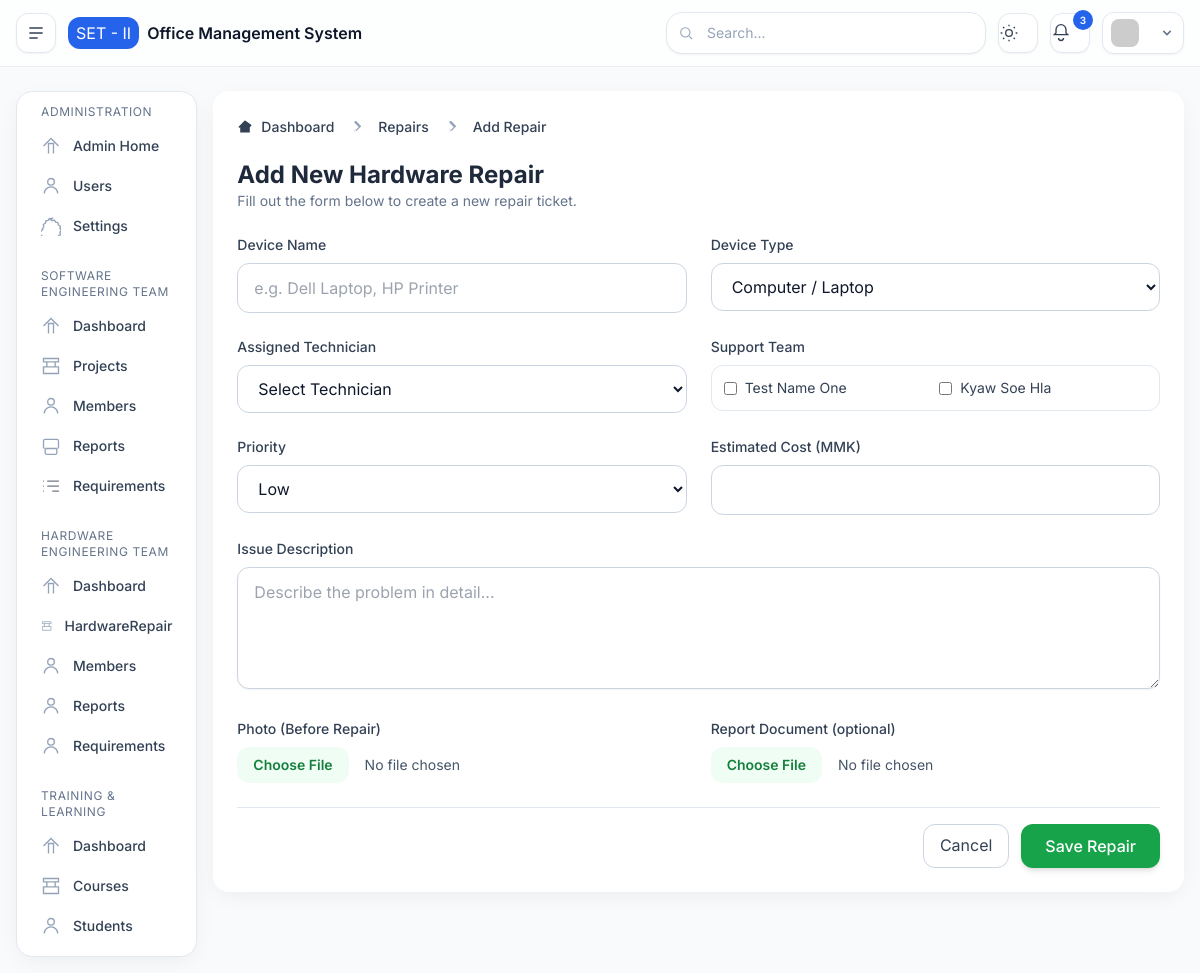
/het/repair/add/, run on the app's committed database.
### base/models.py (models this page shows, shortened)
class SystemSettings(models.Model):
    system_name = models.CharField(max_length=100, default="Engineering Management Dashboard")
    organization = models.CharField(max_length=100, default="Software Engineering Team II")
    email_notifications = models.BooleanField(default=True)
    system_warnings = models.BooleanField(default=True)
    weekly_reports = models.BooleanField(default=False)
    session_timeout = models.PositiveIntegerField(default=30)
    updated_at = models.DateTimeField(auto_now=True)

### het/models.py (models this page shows, shortened)
class Member(models.Model):
    GENDER_CHOICES = [
        ('male', 'Male'),
        ('female', 'Female'),
    ]
    RANK_CHOICES = [
        ('private', 'Private'),
        ('lance_corporal', 'Lance Corporal'),
        ('coporal', 'Coporal'),
        ('sergeant', 'Sergeant'),
        ('warrant_officer_class-1', 'Warrant Officer Class - I'),
        ('warrant_officer_class-2', 'Warrant Officer Class - II'),
        ('second Lieutenant', 'Second Lieutenant'),
        ('lieutenant', 'Lieutenant'),
        ('captain', 'Captain'),
        ('major', 'Major'),
        ('colonel', 'Colonel'),
        ('general', 'General'),
    ]
    DEPARTMENT_CHOICES = [
        ("SET", "Software Engineering Team"),
        ("HET", "Hardware Engineering Team"),
        ("TRAINING", "Training & Learning"),
    ]
    POSITION_CHOICES = [
        ("developer", "Developer"),
        ("designer", "UI/UX Designer"),
        ("mobile_developer", "Mobile Developer"),
        ("server_admin", "Server Administrator"),
        ("tester", "Tester"),
        ("manager", "Project Manager"),
        ("intern", "Intern"),
    ]
    id = models.UUIDField(primary_key=True, default=uuid.uuid4, editable=False)
    user = models.ForeignKey(
        CustomUser, on_delete=models.CASCADE,
        related_name="het_members", null=True, blank=True,
        help_text="If this member is linked to a user account"
    )
    department = models.CharField(max_length=30, choices=DEPARTMENT_CHOICES, editable=False, blank=True, null=True)
    gender = models.CharField(max_length=10, choices=GENDER_CHOICES, blank=True, null=True)
    birth_date = models.DateField(blank=True, null=True)
    rank = models.CharField(max_length=50, choices=RANK_CHOICES, blank=True, null=True)
    full_name = models.CharField(max_length=150)
    reg_no = models.CharField(max_length=10, unique=True)
    position = models.CharField(max_length=50, choices=POSITION_CHOICES)
    joined_date = models.DateField(auto_now_add=True)
    is_active = models.BooleanField(default=True)
    bio = models.TextField(blank=True, null=True)
    profile_photo = models.ImageField(
        upload_to="members/photos/", blank=True, null=True,
        help_text="Optional profile picture"
    )
    created_at = models.DateTimeField(auto_now_add=True)
    updated_at = models.DateTimeField(auto_now=True)
    class Meta:
        verbose_name = "HET Member"
        verbose_name_plural = "HET Members"
        ordering = ["-created_at"]

### het/views.py (the view, shortened to what this page needs)
# urls.py: path('repair/add/', views.addRepair, name='het.add-repair'),
def addRepair(request):
    context = {
        "members": Member.objects.all(),
        "device_types": HardwareRepair.DEVICE_TYPE_CHOICES,
        "priorities": HardwareRepair.PRIORITY_CHOICES,
    }
    return render(request, "pages/het/repairs/add-repair.html", context)

### templates/pages/het/repairs/add-repair.html (shortened to what this page needs)
{% extends 'layouts/main.html' %}
{% block content %}
<div class="bg-white p-6 rounded-2xl shadow-soft dark:bg-slate-900 max-w-12xl mx-auto">
  <nav class="flex mb-5" aria-label="Breadcrumb">
    <ol class="inline-flex items-center space-x-1 md:space-x-3">
      <li class="inline-flex items-center">
        <a href="{% url 'het.index' %}"
          class="inline-flex items-center text-sm font-medium text-slate-700 hover:text-green-600 dark:text-slate-300 dark:hover:text-green-400">
          <svg class="w-4 h-4 mr-2" fill="currentColor" viewBox="0 0 20 20">
            <path
              d="M10.707 2.293a1 1 0 00-1.414 0l-7 7a1 1 0 001.414 1.414L4 10.414V17h12v-6.586l2.293-2.293-1.414-1.414z" />
          </svg>
          Dashboard
        </a>
      </li>
      <li>
        <div class="flex items-center">
          <svg class="w-6 h-6 text-slate-400" fill="currentColor" viewBox="0 0 20 20">
            <path fill-rule="evenodd"
              d="M7.293 14.707a1 1 0 010-1.414L10.586 10 7.293 6.707a1 1 0 011.414-1.414l4 4-4 4-1.414-1.414z"
              clip-rule="evenodd" />
          </svg>
          <a href="{% url 'het.repairs' %}"
            class="ml-1 text-sm font-medium text-slate-700 hover:text-green-600 md:ml-2 dark:text-slate-300 dark:hover:text-green-400">
            Repairs
          </a>
        </div>
      </li>
      <li>
        <div class="flex items-center">
          <svg class="w-6 h-6 text-slate-400" fill="currentColor" viewBox="0 0 20 20">
            <path fill-rule="evenodd"
              d="M7.293 14.707a1 1 0 010-1.414L10.586 10 7.293 6.707a1 1 0 011.414-1.414l4 4-4 4-1.414-1.414z"
              clip-rule="evenodd" />
          </svg>
          <span class="ml-1 text-sm font-medium text-slate-700 md:ml-2 dark:text-slate-300">
            Add Repair
          </span>
        </div>
      </li>
    </ol>
  </nav>
  <div class="mb-6">
    <h2 class="text-2xl font-bold text-slate-800 dark:text-slate-200">Add New Hardware Repair</h2>
    <p class="text-slate-500 text-sm">Fill out the form below to create a new repair ticket.</p>
  </div>
  <form action="{% url 'het.add-repair' %}" method="post" enctype="multipart/form-data" class="space-y-6">
    <div class="grid grid-cols-1 sm:grid-cols-2 gap-6">
      <div>
        <label for="device_name" class="block text-sm font-medium text-slate-700 dark:text-slate-300">Device Name</label>
        <input type="text" id="device_name" name="device_name" required
          placeholder="e.g. Dell Laptop, HP Printer"
          class="mt-2 w-full rounded-xl border border-slate-300 dark:border-slate-700 bg-white dark:bg-slate-800 px-4 py-3 text-slate-900 dark:text-slate-100 focus:border-green-500 focus:ring-2 focus:ring-green-200 outline-none">
      </div>
      <div>
        <label for="device_type" class="block text-sm font-medium text-slate-700 dark:text-slate-300">Device Type</label>
        <select id="device_type" name="device_type"
          class="mt-2 w-full rounded-xl border border-slate-300 dark:border-slate-700 bg-white dark:bg-slate-800 px-4 py-3 text-slate-900 dark:text-slate-100 focus:border-green-500 focus:ring-2 focus:ring-green-200 outline-none">
          {% for value,label in device_types %}
          <option value="{{ value }}">{{ label }}</option>
          {% endfor %}
        </select>
      </div>
      <div>
        <label for="technician" class="block text-sm font-medium text-slate-700 dark:text-slate-300">Assigned Technician</label>
        <select id="technician" name="technician"
          class="mt-2 w-full rounded-xl border border-slate-300 dark:border-slate-700 bg-white dark:bg-slate-800 px-4 py-3 text-slate-900 dark:text-slate-100 focus:border-green-500 focus:ring-2 focus:ring-green-200 outline-none">
          <option value="">Select Technician</option>
        </select>
      </div>
      <div>
        <label class="block text-sm font-medium text-slate-700 dark:text-slate-300 mb-2">Support Team</label>
        <div class="grid sm:grid-cols-2 gap-2 max-h-40 overflow-y-auto border border-slate-200 dark:border-slate-700 p-3 rounded-xl">
          {% for m in members %}
          <label class="flex items-center space-x-2">
            <input type="checkbox" name="support_team" value="{{ m.id }}" class="rounded text-green-600 focus:ring-green-500">
            <span class="text-sm text-slate-700 dark:text-slate-300">{{ m.full_name }}</span>
          </label>
          {% endfor %}
        </div>
      </div>
      <div>
        <label for="priority" class="block text-sm font-medium text-slate-700 dark:text-slate-300">Priority</label>
        <select id="priority" name="priority"
          class="mt-2 w-full rounded-xl border border-slate-300 dark:border-slate-700 bg-white dark:bg-slate-800 px-4 py-3 text-slate-900 dark:text-slate-100 focus:border-green-500 focus:ring-2 focus:ring-green-200 outline-none">
          {% for value,label in priorities %}
          <option value="{{ value }}">{{ label }}</option>
          {% endfor %}
        </select>
      </div>
      <div>
        <label for="cost_estimate" class="block text-sm font-medium text-slate-700 dark:text-slate-300">Estimated Cost (MMK)</label>
        <input type="number" step="0.01" id="cost_estimate" name="cost_estimate"
          class="mt-2 w-full rounded-xl border border-slate-300 dark:border-slate-700 bg-white dark:bg-slate-800 px-4 py-3 text-slate-900 dark:text-slate-100 focus:border-green-500 focus:ring-2 focus:ring-green-200 outline-none">
      </div>
      <div class="sm:col-span-2">
        <label for="issue_description" class="block text-sm font-medium text-slate-700 dark:text-slate-300">Issue Description</label>
        <textarea id="issue_description" name="issue_description" rows="4" required
          placeholder="Describe the problem in detail..."
          class="mt-2 w-full rounded-xl border border-slate-300 dark:border-slate-700 bg-white dark:bg-slate-800 px-4 py-3 text-slate-900 dark:text-slate-100 shadow-sm focus:border-green-500 focus:ring-2 focus:ring-green-200 outline-none"></textarea>
      </div>
      <div>
        <label for="photo_before" class="block text-sm font-medium text-slate-700 dark:text-slate-300">Photo (Before Repair)</label>
        <input type="file" id="photo_before" name="photo_before" accept="image/*"
          class="mt-2 block w-full text-sm text-slate-600 dark:text-slate-300 file:mr-4 file:py-2 file:px-4 file:rounded-xl file:border-0 file:text-sm file:font-semibold file:bg-green-50 file:text-green-700 hover:file:bg-green-100 dark:file:bg-slate-800 dark:file:text-green-400">
      </div>
      <div>
        <label for="report_document" class="block text-sm font-medium text-slate-700 dark:text-slate-300">Report Document (optional)</label>
        <input type="file" id="report_document" name="report_document" accept=".pdf,.docx,.txt"
          class="mt-2 block w-full text-sm text-slate-600 dark:text-slate-300 file:mr-4 file:py-2 file:px-4 file:rounded-xl file:border-0 file:text-sm file:font-semibold file:bg-green-50 file:text-green-700 hover:file:bg-green-100 dark:file:bg-slate-800 dark:file:text-green-400">
      </div>
    </div>
    <div class="flex justify-end pt-4 border-t border-slate-200 dark:border-slate-700">
      <a href="{% url 'het.repairs' %}"
        class="px-4 py-2 rounded-xl border border-slate-300 text-slate-700 hover:bg-slate-100 dark:text-slate-300 dark:border-slate-700 dark:hover:bg-slate-800 mr-3">
        Cancel
      </a>
      <button type="submit"
        class="px-6 py-2.5 rounded-xl bg-green-600 text-white font-medium shadow-md hover:bg-green-700 focus:ring-2 focus:ring-green-300">
        Save Repair
      </button>
    </div>
  </form>
</div>
{% endblock %}

### templates/layouts/partials/header.html (shortened to what this page needs)
<header
      class="sticky top-0 z-40 border-b border-slate-200/70 bg-white/75 backdrop-blur dark:border-slate-800 dark:bg-slate-900/75">
      <div class="mx-auto flex max-w-12xl items-center gap-3 px-4 py-3">
        <button id="btnSidebar"
          class="inline-flex h-10 w-10 items-center justify-center rounded-xl border border-slate-200 bg-white text-slate-700 shadow-sm hover:bg-slate-50 dark:border-slate-800 dark:bg-slate-900 dark:text-slate-200"
          aria-label="Toggle sidebar">
          <svg xmlns="http://www.w3.org/2000/svg" class="h-5 w-5" viewBox="0 0 24 24" fill="none" stroke="currentColor"
            stroke-width="1.8">
            <path d="M4 6h16M4 12h16M4 18h10" />
          </svg>
        </button>
        <div class="flex items-center gap-2">
          <span class="h-8 w-auto px-2 rounded-xl bg-brand-600 justify-center items-center text-white flex">{{organization|default:"SET - II"}}</span>
          <span class="font-semibold">{{system_name|default:"Office Management System"}}</span>
        </div>
        <div class="ml-auto flex items-center gap-2 sm:gap-3">
          <div class="relative hidden md:block">
            <input type="text" placeholder="Search..."
              class="w-[320px] rounded-2xl border border-slate-200 bg-white px-4 py-2.5 pl-10 text-sm shadow-sm outline-none placeholder:text-slate-400 focus:ring-2 focus:ring-brand-500/30 dark:border-slate-800 dark:bg-slate-900" />
            <svg class="absolute left-3 top-1/2 -translate-y-1/2 h-4 w-4 text-slate-400" viewBox="0 0 24 24" fill="none"
              stroke="currentColor" stroke-width="1.6">
              <circle cx="11" cy="11" r="7" />
              <path d="M21 21l-4.3-4.3" />
            </svg>
          </div>
          <button id="btnTheme"
            class="h-10 w-10 rounded-xl border border-slate-200 bg-white text-slate-700 shadow-sm hover:bg-slate-50 dark:border-slate-800 dark:bg-slate-900 dark:text-slate-200"
            aria-label="Toggle theme">
            <svg class="theme-sun h-5 w-5 block dark:hidden" viewBox="0 0 24 24" fill="none" stroke="currentColor"
              stroke-width="1.6">
              <circle cx="12" cy="12" r="4" />
              <path
                d="M12 2v2m0 16v2M2 12h2m16 0h2M4.9 4.9l1.4 1.4m11.3 11.4l1.4 1.4M4.9 19.1l1.4-1.4m11.3-11.4l1.4-1.4" />
            </svg>
          </button>
          <button
            class="relative h-10 w-10 rounded-xl border border-slate-200 bg-white text-slate-700 shadow-sm hover:bg-slate-50 dark:border-slate-800 dark:bg-slate-900 dark:text-slate-200"
            aria-label="Notifications">
            <svg class="h-5 w-5" viewBox="0 0 24 24" fill="none" stroke="currentColor" stroke-width="1.6">
              <path d="M6 8a6 6 0 1 1 12 0v4l2 2H4l2-2V8" />
              <path d="M9 18a3 3 0 0 0 6 0" />
            </svg>
            <span
              class="absolute -right-1 -top-1 inline-flex h-5 min-w-[20px] items-center justify-center rounded-full bg-brand-600 px-1.5 text-[10px] font-semibold text-white">3</span>
          </button>
          <div class="relative">
            <button id="profileDropdownBtn" class="flex items-center gap-2 rounded-xl border border-slate-200 bg-white px-2 py-1.5 shadow-sm md:flex dark:border-slate-800 dark:bg-slate-900">
              <img class="h-7 w-7 rounded-lg" src="https://i.pravatar.cc/48?img=13" alt="avatar" />
              <svg xmlns="http://www.w3.org/2000/svg" class="h-4 w-4 ml-1 text-slate-500" viewBox="0 0 20 20" fill="currentColor">
                <path fill-rule="evenodd" d="M5.293 7.293a1 1 0 011.414 0L10 10.586l3.293-3.293a1 1 0 111.414 1.414l-4 4a1 1 0 01-1.414 0l-4-4a1 1 0 010-1.414z" clip-rule="evenodd" />
              </svg>
            </button>
          </div>
        </div>
      </div>
    </header>

### templates/layouts/main.html (style rules this page uses)
body { font-family: 'Inter', sans-serif; }

### data on the page
SystemSettings: organization "SET - II", system_name "Office Management System"
Member: full_name "Test Name One"
Member: full_name "Kyaw Soe Hla"

### other printed values
form field device_type "Computer / Laptop"
form field priority "Low"
